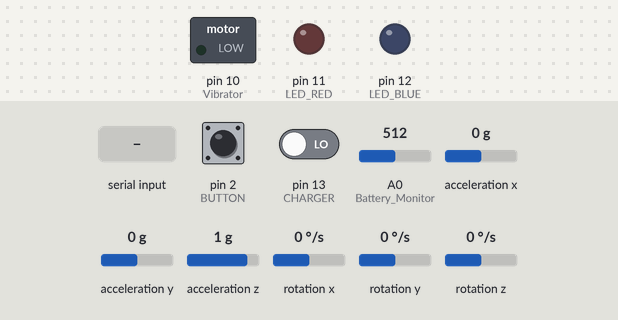
Simulated run of this sketch. Board: Arduino Uno, built with avr-gcc and run on an emulated ATmega328P. Shown: switched loads named in the sketch (green lamp = pin HIGH), output pins drawn as LEDs (lit = HIGH). Dashed ring = blinking. Inputs (shaded band) come from the test bench; at power-on: pin 2 (BUTTON) HIGH, pin 13 (CHARGER) LOW, A0 (Battery_Monitor) = 512, acceleration x 0 g, acceleration y 0 g, acceleration z 1 g, rotation x 0 °/s, rotation y 0 °/s, rotation z 0 °/s. What the sketch prints to the serial monitor is not drawn.

Above: at 1.2 s.
1.3 s: pin 2 (BUTTON) pulled LOW for 3.2 s
At 4.4 s:
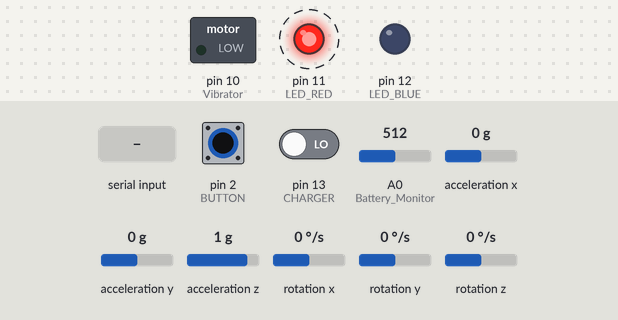
6.4 s: "M" received over Serial
At 7.02 s:
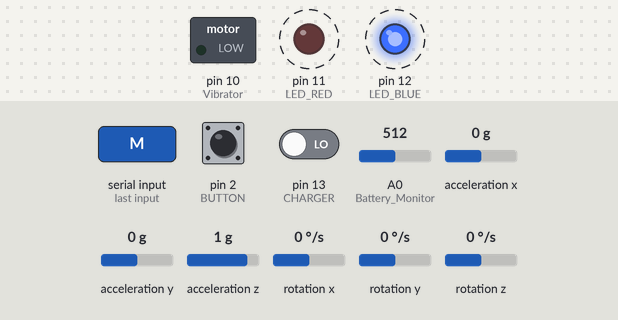
9.4 s: "C" received over Serial
At 9.4 s:
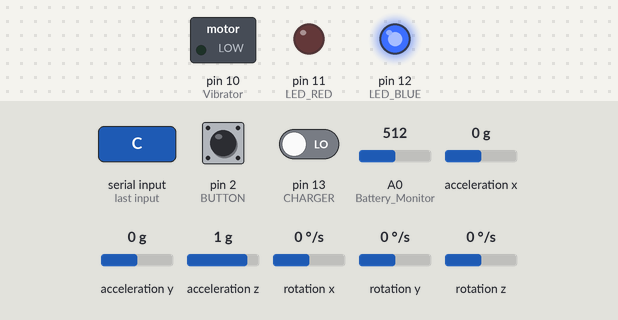
12.4 s: "M" received over Serial
At 12.51 s:
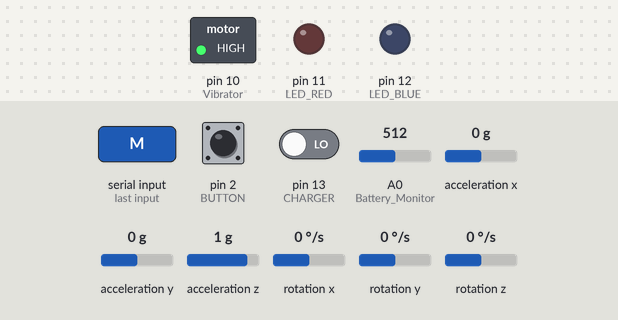
14.1 s: pin 2 (BUTTON) driven LOW and pin 13 (CHARGER) driven HIGH
Timing chart, 0 to 18.1 s (numbered marks = the images above; inputs shaded):
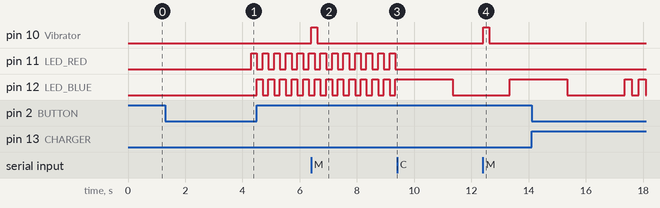

Measured:
- after the input at 1.3 s, pin 11 (LED_RED): alternates HIGH for 0.20 s and LOW for 0.20 s, starting after 3.0 s; pin 12 (LED_BLUE): alternates HIGH for 0.20 s and LOW for 0.20 s, starting after 3.2 s
- after the input at 6.4 s, pin 10 (Vibrator): LOW → HIGH at once, → LOW 0.20 s later
- after the input at 9.4 s, pin 11 (LED_RED): stops changing and stays LOW
- after the input at 12.4 s, pin 10 (Vibrator): LOW → HIGH at once, → LOW 0.20 s later

The sketch:

Controlador_Arduino_Pro_Mini.ino
```cpp
#include <Wire.h>
#include <MPU6050.h>

// Definiciones del programa
#define SerialTime 20           // Refresco del puerto serial
#define MPUReadTime 10          // Lectura del Giroscopio

#define MotorTimeON 200         // Tiempo de encendido del motor
#define BatteryReadTime 1000    // Tiempo de lectura de la batería

#define TimeoutButton 3000
#define BlinkLED_BLUE 2000      // Parpadeo led azul modo normal
#define BlinkLED_RED 200        // Parpadeo led rojo modo batería baja
#define BlinkCONNECT 200        // Parpadeo para indicar que se esta conectando el dispositivo
#define RAD_A_DEG = 57.295779   // Conversion de radianes a grados 180/PI

// Constantes del programa ******************
const int BUTTON = 2;
const int Vibrator = 10;
const int LED_RED = 11;
const int LED_BLUE = 12;
const int CHARGER = 13;
const int Battery_Monitor = A0;
const float Conversion = 1.1 / 1023;
const float BatteryConversion = 4.193;

// Variables Pitch, Roll and Yaw para la obtención de angulos de inclinación y voltaje de batería
float pitch = 0;    // Incremento en Y
float roll = 0;     // Incremento en X
float yaw = 0;      // Incremento en Z
float BatteryVoltage = 0;

// Variables para la comunicación con el ESP *****
unsigned char *pitchData = (unsigned char *)&pitch;
unsigned char *rollData = (unsigned char *)&roll;
unsigned char *yawData = (unsigned char *)&yaw;
unsigned char *BatteryVoltageData = (unsigned char *)&BatteryVoltage;

// Variables de uso general **********************
int SystemState = 0;        // Indica el estado del sistema. 0: sistema conectandose, 1: sistema conectado. 2: sistema con batería baja
bool TimeoutON = false;     // Variable empleada para conocer si el pulsador se mantuvo presionado dentro del tiempo establecido
bool EnableModule = false;  // Variable que se utiliza para activar o desactivar todos los modulos
bool LedBlueState = false;  // Estado del Led azul
bool LedRedState = false;   // Estado del Led rojo
bool ChargerConnect = false; // Estado de conexión del cargador
bool TurnOnMotor = false;          // Estado del motor
bool SendCommandOnce = false; // Envio de comando una unica vez
int SerialMode = 0;           // 0: Solicitud de conexion de red, 1: envio de datos y del estado del cargador, 2: Lectura del motor.
char LastData = 'D';

// Variables para la deteccion del movimiento *****
bool detect = false;
bool Go_Zero = false;

// Variables de control de ejecución *************
volatile unsigned long CurrentTime = 0;
volatile unsigned long ButtonTime = 0;
unsigned long LED_REDTime = 0;
unsigned long LED_BLUETime = 0;
unsigned long ESPSerial = 0;
unsigned long BatteryTime = 0;
unsigned long MPUTime = 0;

unsigned long ESPSendDataTime = 0;
unsigned long MotorTime = 0;

// Instancia del sensor MPU 6050
MPU6050 mpu;

void setup() {
  // Configuración del puerto serial *****************
  Serial.begin(9600);

  // Configuración de pines de entrada y salida ******
  pinMode(BUTTON, INPUT_PULLUP);
  pinMode(Vibrator, OUTPUT);
  pinMode(LED_RED, OUTPUT);
  pinMode(LED_BLUE, OUTPUT);
  pinMode(CHARGER, INPUT);

  // Estado inicial de las salidas ******************
  digitalWrite(Vibrator, LOW);
  digitalWrite(LED_RED, LOW);
  digitalWrite(LED_BLUE, LOW);

  // Configuración de referencia de voltaje
  analogReference(INTERNAL);

  // Initialize MPU6050
  while (!mpu.begin(MPU6050_SCALE_250DPS, MPU6050_RANGE_2G))
  {
    //Serial.println("Could not find a valid MPU6050 sensor, check wiring!");
    digitalWrite(LED_RED, HIGH);
    delay(100);
    digitalWrite(LED_RED, LOW);
    delay(400);
  }
  // Desactiva el modulo en su estado inicial
  mpu.setSleepEnabled(true);
  // Configuración de interrupción externa *********
  noInterrupts();
  attachInterrupt(digitalPinToInterrupt(BUTTON), ButtonISRHandler, FALLING);
  interrupts();
}

void ButtonISRHandler() {
  TimeoutON = true;
  ButtonTime = CurrentTime;
}
void SystemON_OFF() {
  EnableModule = !EnableModule;
  if (EnableModule) {
    LedBlueState = true;
    LedRedState = false;
    SystemState = 0;
    mpu.setSleepEnabled(false);
    mpu.calibrateGyro();        // Calibra el giroscopio **************************************
    pitch = 0;
    roll = 0;
    yaw = 0;
    SerialMode = 0;
    detect = false;
    Go_Zero = false;
    SendCommandOnce = false;
  } else {
    digitalWrite(Vibrator, LOW);
    digitalWrite(LED_RED, LOW);
    if (LedBlueState) {
      digitalWrite(LED_BLUE, LOW);
      delay(250);
      digitalWrite(LED_BLUE, HIGH);
      delay(250);
      digitalWrite(LED_BLUE, LOW);
      delay(250);
      digitalWrite(LED_BLUE, HIGH);
      delay(250);
      digitalWrite(LED_BLUE, LOW);
    } else {
      delay(250);
      digitalWrite(LED_BLUE, HIGH);
      delay(250);
      digitalWrite(LED_BLUE, LOW);
      delay(250);
      digitalWrite(LED_BLUE, HIGH);
      delay(250);
      digitalWrite(LED_BLUE, LOW);
    }
    delay(250);
    Serial.print('O');  // Apaga el WIFI
    // Limpia el puerto serie *******
    while (Serial.available() > 0) {
      Serial.read();
    }
    mpu.setSleepEnabled(true);
  }
}
void ReadMPU(float dt) {
  dt = dt / 1000;
  // Read normalized values
  Vector normAccel = mpu.readNormalizeAccel();
  // Read normalized values
  Vector normGyro = mpu.readNormalizeGyro();

  // Calculate Pitch & Roll
  pitch = atan2(normAccel.XAxis, sqrt(normAccel.YAxis * normAccel.YAxis + normAccel.ZAxis * normAccel.ZAxis)) * RAD_TO_DEG;
  roll = atan2(normAccel.YAxis, sqrt(normAccel.XAxis * normAccel.XAxis + normAccel.ZAxis * normAccel.ZAxis)) * RAD_TO_DEG;

  //Aplicar el Filtro Complementario
  pitch = round(0.98 * (pitch + normGyro.XAxis * dt) + 0.02 * pitch);
  roll = round(0.98 * (roll + normGyro.YAxis * dt) + 0.02 * roll);

  // Se cambio el parametro YAW para detectar un movimiento rápido en Y ****
  /*
    //Integración respecto del tiempo paras calcular el YAW
    if (abs((normGyro.ZAxis * dt)) > 1) {
      yaw = round(yaw + normGyro.ZAxis * dt);
    }
  */

  // Si hay conexion entonces, se activa el modo de detección de movimiento rápido ******
  if (SystemState == 1) {
    // Si se detecta un movimiento rápido y además el angulo es menor a -30, entonces
    if ((normGyro.YAxis > 200) && (pitch < -40)) {
      if (!Go_Zero) {
        Go_Zero = true;
        detect = !detect;
      }
    }
    if ((abs(normGyro.YAxis) < 10)&&(abs(pitch) < 10)) {
      Go_Zero = false;
    }
    if (detect) {
      yaw = 100;  // Indica que se ha detectado un movimiento de sujetar ****
    } else {
      yaw = 0;    // Indica que se ha detectado un movimiento de soltar *****
    }
  }
}

unsigned long LEDS_TIME(bool LED) {  // LED = 0: Led azul, // LED = 1: Led red
  switch (SystemState) {
    case 0:
      return BlinkCONNECT;
      break;
    case 1:
      if (LED) {
        return 999999999;   // El led no debe parpadear, por lo que se envia un valor muy alto para que no tenga tiempo para parpadear
      } else {
        return BlinkLED_BLUE;
      }
      break;
    case 2:
      if (LED) {
        return BlinkLED_RED;
      } else {
        return 999999999;   // El led no debe parpadear, por lo que se envia un valor muy alto para que no tenga tiempo para parpadear
      }
      break;
  }
}
void SerialData() {
  if (SerialMode == 0) {
    if (!SendCommandOnce) {
      // Solicita el estado actual de la conexión
      Serial.print('C');
      SendCommandOnce = true;
    }
    if (Serial.available() > 0) {
      SerialHandler();
      SerialMode = 1;
      SendCommandOnce = false;
    }
  }
  if (SerialMode == 1) {
    if (!TurnOnMotor)
      SendData();
    SerialMode = 2;
  }
  if (SerialMode == 2) {
    if (!SendCommandOnce) {
      // Solicita el estado actual del motor
      Serial.print('M');
      SendCommandOnce = true;
    }
    if (Serial.available() > 0) {
      SerialHandler();
      SerialMode = 0;
      SendCommandOnce = false;
    }
  }
}
void SendData() {
  Serial.print('S');     // Indica que se van a enviar datos ************
  for (int i = 3; i >= 0; i--)
    Serial.write(pitchData[i]);
  for (int i = 3; i >= 0; i--)
    Serial.write(rollData[i]);
  for (int i = 3; i >= 0; i--)
    Serial.write(yawData[i]);
  for (int i = 3; i >= 0; i--)
    Serial.write(BatteryVoltageData[i]);
  if (ChargerConnect) {
    Serial.print('Y');  // Envia Y (yes) si el cargador esta conectado
  } else {
    Serial.print('N');  // Envia N (No) si el cargador esta desconectado
  }
}
void SerialHandler() {
  char data;
  data = Serial.read();
  switch (data) {
    case 'C':
      if (LastData == 'D') {
        SystemState = 1;            // Pasa a modo de conexión
        LedRedState = false;        // Apaga el LED rojo debido a que podria haberse quedado encendido durante el modo de conexión
        digitalWrite(LED_RED, LedRedState);
      }
      break;
    case 'D':
      if (LastData == 'C') {
        SystemState = 0;            // Pasa a modo de desconexión
        LedBlueState = true;
        LedRedState = false;
      }
      break;
    case 'M':
      TurnOnMotor = true;
      MotorTime = CurrentTime;
      digitalWrite(Vibrator, HIGH);
      break;
  }
}
void loop() {
  // Actualización de tiempo de sistema **************
  CurrentTime = millis();
  // Controlador de activación o desactivación del modulo
  if (((CurrentTime - ButtonTime) > TimeoutButton) && (TimeoutON == true)) {
    TimeoutON = false;
    if (digitalRead(BUTTON) == 0) {
      SystemON_OFF();
    }
  }
  // Controlador de lectura del giroscopio **************
  if (((CurrentTime - MPUTime) > MPUReadTime) && (EnableModule == true)) {
    ReadMPU(float(CurrentTime - MPUTime));
    MPUTime = CurrentTime;
  }
  // Lectura de la batería y detección del cargador *************
  if (((CurrentTime - BatteryTime) > BatteryReadTime) && (EnableModule == true)) {
    BatteryVoltage = analogRead(Battery_Monitor) * Conversion * BatteryConversion;
    if (digitalRead(CHARGER) == 1) {
      ChargerConnect = true;
    } else {
      ChargerConnect = false;
    }
    BatteryTime = CurrentTime;
  }
  // Controlador del flujo de datos con ESP8266 **************
  if (((CurrentTime - ESPSerial) > SerialTime) && (EnableModule == true)) {
    SerialData();
    ESPSerial = CurrentTime;
  }
  // Controlador del parpadeo del led azul *************
  if (((CurrentTime - LED_BLUETime) > LEDS_TIME(false)) && (EnableModule == true)) {
    LedBlueState = !LedBlueState;
    digitalWrite(LED_BLUE, LedBlueState);
    LED_BLUETime = CurrentTime;
  }
  // Controlador del parpadeo del led rojo *************
  if (((CurrentTime - LED_REDTime) > LEDS_TIME(true)) && (EnableModule == true)) {
    LedRedState = !LedRedState;
    digitalWrite(LED_RED, LedRedState);
    LED_REDTime = CurrentTime;
  }
  // Controlador de encendido del motor **************
  if (((CurrentTime - MotorTime) > MotorTimeON) && (EnableModule == true) && (TurnOnMotor == true)) {
    digitalWrite(Vibrator, LOW);
    TurnOnMotor = false;
  }
}
```
